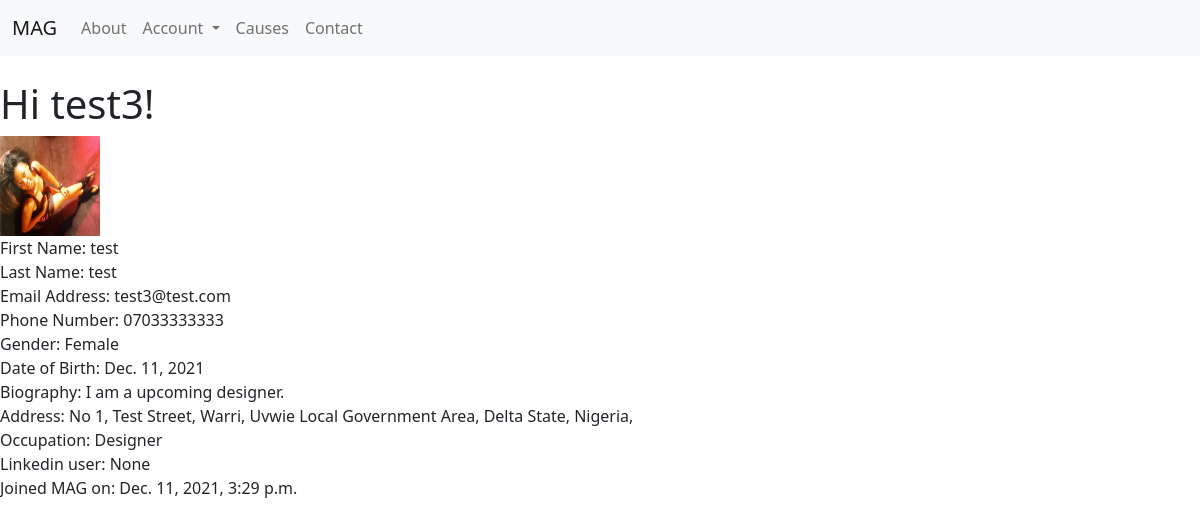
The app's page /users/p/test3 (signed in) with its own data.
### main/models.py (models this page shows)
class User(AbstractUser):
    phone = models.CharField(max_length=11, blank=True, null=True)
    gender = models.CharField(max_length=8, blank=True, null=True)
    birthday = models.DateField(null=True, blank=True)
    bio = models.TextField(max_length=500, blank=True, null=True)
    address = models.CharField(max_length=255, blank=True, null=True)
    city = models.CharField(max_length=32, blank=True, null=True)
    lga = models.CharField(max_length=32, blank=True, null=True)
    state = models.CharField(max_length=32, blank=True, null=True)
    country = models.CharField(max_length=32, blank=True, null=True)
    occupation = models.CharField(max_length=64, blank=True, null=True)
    linkedin = models.URLField(blank=True, null=True)
    followers = models.ManyToManyField(settings.AUTH_USER_MODEL, related_name = 'user_followers', blank=True)
    following = models.ManyToManyField(settings.AUTH_USER_MODEL, related_name = 'user_following', blank=True)
    profile_pic = models.ImageField(blank=True, null=True, upload_to="main/users/profile-pics")
    amount_contributed = models.FloatField(default=0.0)
    amount_owed = models.FloatField(default=0.0)
    monthly_payment = models.BooleanField(default=False)
    monthly_vote = models.BooleanField(default=False)
    rank = models.CharField(max_length=32, blank=True, null=True)

### main/views.py (the view)
# urls.py: path("users/p/<slug>", views.user_profile, name="user-profile"),
@login_required
def user_profile(request, slug):
    try:
        user = User.objects.get(username=slug)
        context = {
            'user': user
        }
        return render(request, "main/user-profile.html", context)
    except ObjectDoesNotExist:
        messages.info(request, f"{slug} does not exist")
        return redirect("index")

### main/templates/main/user-profile.html (shortened to what this page needs)
{% extends "main/layout.html" %}
{% block body %}
    <main>
        <h1>
            Hi {{user.username}}!
        </h1>
        {% if user.profile_pic %}
        <div>
            <img src="{{ user.profile_pic.url }}" alt="{{user.username}} user picture" height="100rem" width="100rem">
        </div>
        {% endif %}
        <div>
            <span>
                First Name:
            </span>
            <span>
                {{user.first_name}}
            </span>
        </div>
        <div>
            <span>
                Last Name:
            </span>
            <span>
                {{user.last_name}}
            </span>
        </div>
        <div>
            <span>
                Email Address:
            </span>
            <span>
                {{user.email}}
            </span>
        </div>
        <div>
            <span>
                Phone Number:
            </span>
            <span>
                {{user.phone}}
            </span>
        </div>
        <div>
            <span>
                Gender:
            </span>
            <span>
                {{user.gender}}
            </span>
        </div>
        <div>
            <span>
                Date of Birth:
            </span>
            <span>
                {{user.birthday}}
            </span>
        </div>
        <div>
            <span>
                Biography:
            </span>
            <span>
                {{user.bio}}
            </span>
        </div>
        <div>
            <span>
                Address:
            </span>
            <span>
                {% if user.address %}
                    {{user.address}},
                {% endif %}
                {% if user.city %}
                    {{user.city}},
                {% endif %}
                {% if user.lga %}
                    {{user.lga}} Local Government Area,
                {% endif %}
                {% if user.state %}
                    {{user.state}} State,
                {% endif %}
                {% if user.country %}
                    {{user.country}},
                {% endif %}
            </span>
        </div>
        <div>
            <span>
                Occupation:
            </span>
            <span>
                {{user.occupation}}
            </span>
        </div>
        <div>
            <span>
                Linkedin user:
            </span>
            <span>
                {{user.linkedin}}
            </span>
        </div>
        <div>
            <span>
                Joined MAG on:
            </span>
            <span>
                {{user.date_joined}}
            </span>
        </div>
    </main>
{% endblock %}

### main/templates/main/layout.html (shortened to what this page needs)
{% load static %}
<!DOCTYPE html>
<html lang="en">
    <head>
        <link href="https://cdn.jsdelivr.net/npm/bootstrap@5.1.3/dist/css/bootstrap.min.css" rel="stylesheet">
    </head>
    <body>
        <nav class="navbar navbar-expand navbar-light bg-light">
            <div class="container-fluid">
                <a class="home-btn navbar-brand" href="{% url 'index' %}">MAG</a>
                <div class="collapse navbar-collapse" id="navbarSupportedContent">
                    <ul class="navbar-nav me-auto mb-2 mb-lg-0">
                        <li class="nav-item">
                            <a class="nav-btn nav-link" href="{% url 'about' %}">About</a>
                        </li>
                        <li class="nav-item dropdown">
                            <a class="nav-link dropdown-toggle" href="#" id="navbarDropdown" role="button"
                                data-bs-toggle="dropdown" aria-expanded="false">
                                Account
                            </a>
                        </li>
                        <li class="nav-item">
                            <a class="nav-link" href="{% url 'causes' %}">Causes</a>
                        </li>
                        <li class="nav-item">
                            <a class="nav-btn nav-link" href="{% url 'contact' %}">Contact</a>
                        </li>
                </div>
            </div>
        </nav>
<div id="warnings">
<br>
</div>
    {% block body %}
    {% endblock %}
    </body>
</html>

### records on screen
User: username "test3", profile_pic (picture), first_name "test", last_name "test", email "test3@test.com", phone "07033333333", gender "Female", birthday "Dec. 11, 2021", bio "I am a upcoming designer.", address "No 1, Test Street", city "Warri", lga "Uvwie", state "Delta", country "Nigeria", occupation "Designer", linkedin "None", date_joined "Dec. 11, 2021, 3:29 p.m."
